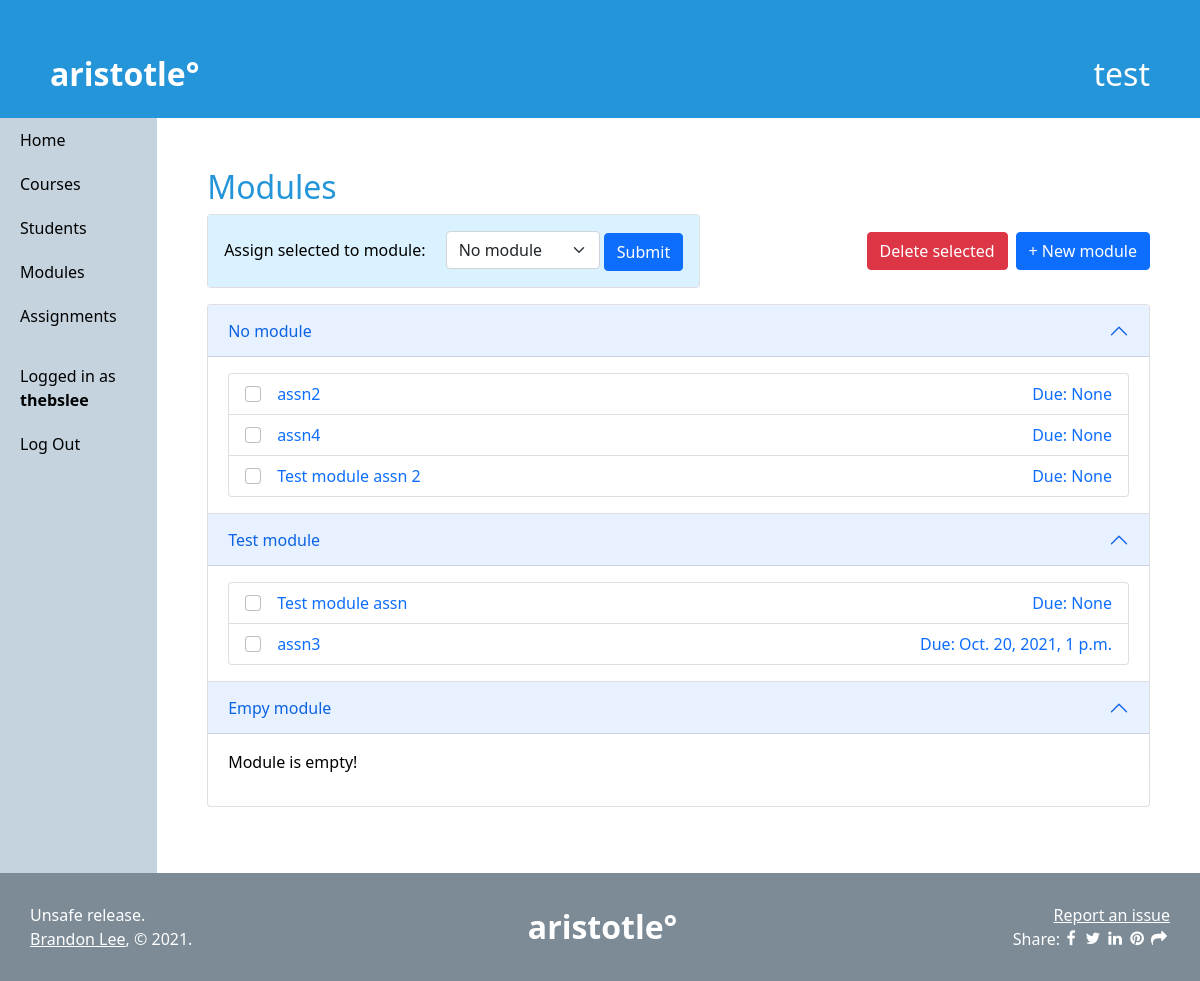
/forum/modules/ (signed in), run on the app's committed database.
### forum/models.py (models this page shows)
class Course(models.Model):
    name = models.CharField(max_length=100)
    owner = models.ForeignKey(
        settings.AUTH_USER_MODEL,
        on_delete=models.CASCADE,
        related_name='course_of_owner'
    )
    students = models.ManyToManyField(
        settings.AUTH_USER_MODEL,
        related_name='course_of_student',
        blank=True
    )
    uuid = models.UUIDField(
        default=uuid.uuid4,
        editable=False
    )

class Assignment(models.Model):
    course = models.ForeignKey(
        Course,
        on_delete=models.CASCADE,
        related_name='assignments_of_course'
    )
    module = models.ForeignKey(
        AssignmentModule,
        on_delete=models.CASCADE,
        related_name='assignments_of_module',
        null=True
    )
    title = models.CharField(max_length=100)
    start_datetime = models.DateTimeField(null=True, blank=True)
    end_datetime = models.DateTimeField(null=True, blank=True)
    description = models.TextField(max_length=10000, blank=True)
    total_points = models.FloatField(null=True, blank=True)

class AssignmentModule(models.Model):
    name = models.CharField(max_length=100)
    course = models.ForeignKey(
        Course,
        on_delete=models.CASCADE
    )
    class Meta:
        constraints = [
            models.UniqueConstraint(
                fields=['name', 'course'],
                name='unique name'
            )
        ]

### forum/views_folder/views_modules.py (the view)
# urls.py: path('modules/', views_modules.modules, name='modules'),
def modules(request):
    if not request.user.is_authenticated:
        return redirect('home')
    context = alwaysContext(request)
    course = Course.objects.filter(id=request.session.get('selected_course_id')).first()
    context["modules"] = [ModuleWrapper("No module", 0, Assignment.objects.filter(course=course, module=None))]
    for module in AssignmentModule.objects.filter(course=course):
        context["modules"].append(ModuleWrapper(module.name, module.id, Assignment.objects.filter(course=course, module=module).order_by("end_datetime")))
    return render(request, "modules.html", context)

### forum/views_folder/utilities.py (called while the page is built)
def alwaysContext(request):
    return {
        "username": request.user.username,
        "selected_course": Course.objects.filter(id=request.session.get('selected_course_id')).first()
    }

### forum/templates/modules.html (shortened to what this page needs)
{% extends 'base.html' %}
{% load static %}
{% block content %}
<h2>Modules</h2>
<form method="POST" action="{% url 'forum:modules' %}">
    {% if selected_course.owner == request.user %}
    <div class="mb-3" style="display: flex; flex-direction: row; justify-content: space-between; align-items: center;">
        <div class="card bluecard">
            <div class="card-body" style="max-width: 500px; flex-direction: row; align-items: center">
                <label class="me-3" style="flex-grow: 1; min-width: fit-content">Assign selected to module:</label>
                <select name="moduleassign" class="form-select" style="display: inline-block; width: fit-content">
                    {% for module in modules %}<option value="{{module.id}}">{{module.name}}</option>{% endfor %}
                </select>
                <input type="submit" value="Submit" name="moduleassign-submit" class="btn btn-primary" style="width: fit-content; height: fit-content">
            </div>
        </div>
        <div style="display: flex; flex-direction: row; align-items: center;">
            <input onclick="return confirmDelete()" type="submit" value="Delete selected" name="delete-submit" class="btn btn-danger me-2">
            <a href="{% url 'forum:createmodule' %}"><div class="btn btn-primary">+ New module</div></a>
        </div>
    </div>
    {% endif %}
    <div class="accordion" id="module-accordion">
    {% for module in modules %}
        <div class="accordion-item">
            <h3 class="accordion-header" id="heading{{module.id}}">
                <button class="accordion-button" type="button" data-bs-toggle="collapse" data-bs-target="#collapse{{module.id}}" aria-expanded="true" aria-controls="collapse{{module.id}}">
                    {{module.name}}
                </button>
            </h3>
            <div id="collapse{{module.id}}" class="accordion-collapse collapse show" aria-labelledby="heading{{module.id}}">
                <div class="accordion-body">
                    {% if module.assignments|length == 0 %}
                    <p>Module is empty!</p>
                    {% endif %}
                    <div class="list-group">
                        {% for assn in module.assignments %}
                        <label class="list-group-item" style="display: flex;">
                            {% if selected_course.owner == request.user %}
                            <input class="form-check-input me-3" type="checkbox" value="">
                            {% endif %}
                            <a href='{% url 'forum:assignmentdetails' assn.id %}' style="flex: 1 2 auto">
                                <div class="cutebox" style="background-color: var(--main-background-overlay); display: flex; flex-direction: row; justify-content: space-between;">
                                    <span>{{assn.title}}</span>
                                    <span>Due: {{assn.end_datetime}}</span>
                                </div>
                            </a>
                        </label>
                        {% endfor %}
                    </div>
                </div>
            </div>
        </div>
    {% endfor %}
    </div>
</form>
{% endblock %}

### templates/base.html (shortened to what this page needs)
{% load static %}
<html>
    <head>
        <link rel="stylesheet" href="https://cdn.jsdelivr.net/npm/bootstrap@5.1.0/dist/css/bootstrap.min.css">
        <link rel="stylesheet" href="https://cdn.jsdelivr.net/npm/bootstrap-icons@1.5.0/font/bootstrap-icons.css">
        <link rel="stylesheet" href="{% static 'css/main.css' %}">
    </head>
    <body>
        <a href="{% url 'home' %}">
            <div id=pagehead>
                <div style="display:flex; flex-direction: row; align-items: center;">
                    aristotle°
                </div>
                <div style="font-weight: normal">
                    {{selected_course.name}}
                </div>
            </div>
        </a>
        <div id="fullcontainer">
            {% if username %}
            <div id="navbar">
                <ul>
                    <a href="{% url 'home' %}"><li>Home</li></a>
                    <a href="{% url 'forum:courses' %}"><li>Courses</li></a>
                    {% if selected_course %}
                    {% if selected_course.owner == request.user %}<a href="{% url 'forum:students' %}"><li>Students</li></a>{% endif %}
                    <a href="{% url 'forum:modules' %}"><li>Modules</li></a>
                    <a href="{% url 'forum:assignments' %}"><li>Assignments</li></a>
                    {% endif %}
                </ul>
                <ul>
                    <li>Logged in as <b>{{username}}</b></li>
                    <a href="{% url 'authentication:logout' %}"><li>Log Out</li></a>
                </ul>
            </div>
            {% endif %}
            <div id="content">
                {% block content %}
                {% endblock %}
            </div>
        </div>
        <div id="pagefoot">
            <span>Unsafe release.<br><a href="http://brandonssandbox.com" style="color:var(--always-white); text-decoration: underline;">Brandon Lee</a>, &#169; 2021.</span>
            <a href="{% url 'home' %}" style="font-size: xx-large; font-weight: bold; color: white">aristotle°</a>
            <div>
                <div style="text-align: right;">
                    <a href="https://github.com/dabslee/aristotle/issues" style="color:var(--always-white); text-decoration: underline;">Report an issue</a>
                    <br>
                    <div style="display: flex; flex-direction: row;">
                        Share: <br>
                        <div id='shareLinks' style='display:flex;flex-direction:row;font-size: 16px;'> <link rel="stylesheet" href="https://cdnjs.cloudflare.com/ajax/libs/font-awesome/4.7.0/css/font-awesome.min.css"> <a id="Facebook-share-icon" class="fa fa-facebook" target="_blank"></a> <a id="Twitter-share-icon" class="fa fa-twitter" target="_blank"></a> <a id="LinkedIn-share-icon" class="fa fa-linkedin" target="_blank"></a> <a id="Pinterest-share-icon" class="fa fa-pinterest" target="_blank"></a> <a class="fa fa-share" href="javascript:void(0);" onclick="copyUrlToClipboard()"></a> </div>
                    </div>
                </div>
            </div>
        </div>
    </body>
</html>

### static/css/main.css (style rules this page uses)
:root { --aristotle-blue: #2395d8; --aristotle-blue-text: #2395d8; --light-aristotle-blue: #daf1ff; --fog-gray: #c4d3dd; --dark-fog-gray: #a0b5c4; --extra-dark-fog-gray: #7c8b96; --main-margin: 50px; --transition-time: 0.2s; --button-green: #33aa33; --button-red: #df3838; --white-text: white; --black-text: black; --main-background: white; --main-background-overlay: rgba(255, 255, 255, 0.7); --input-background: white; --always-white: white; --muted-gray: #eee; }
html { background-color: var(--main-background); transition: var(--transition-time); }
body { background-color: var(--main-background); margin: 0px; display: flex; height: 100%; flex-direction: column; color: var(--black-text); transition: var(--transition-time); }
#pagehead { color: var(--always-white); background-color: var(--aristotle-blue); font-size: xx-large; font-weight: bold; padding: var(--main-margin); padding-bottom: 20px; justify-content: space-between; display: flex; flex-direction: row; transition: var(--transition-time); }
a { text-decoration: none; }
#fullcontainer { background-color: var(--main-background); display: flex; flex-direction: row; flex: 1; }
#pagefoot { display: flex; flex-direction: row; padding: 30px; min-height: fit-content; align-items: center; justify-content: space-between; color: var(--always-white); background-color: var(--extra-dark-fog-gray); transition: var(--transition-time); }
#content { background-color: var(--main-background); margin: var(--main-margin); width: 100%; height: fit-content; }
#navbar { background-color: var(--fog-gray); height: 100%; display: flex; flex-direction: column; width: 200px; transition: var(--transition-time); }
#navbar ul { list-style-type: none; padding-left: 0; }
#navbar li { padding: 10px 20px; color: var(--black-text); }
#navbar a li { cursor: pointer; }
h2 { color: var(--aristotle-blue-text); }
.bluecard .card-body { background-color: var(--light-aristotle-blue); }

### templates/base.html (style rules this page uses)
.fa { text-decoration: none; color: #ffffff; border-radius: 0%; padding: 0px; padding-top: 3px; padding-bottom: -3px; margin: 0 1px; width: 20px; height: 20px; text-align: center; }

### data on the page
Course: name "test"
Assignment: title "assn2", end_datetime "None"
Assignment: title "assn4", end_datetime "None"
Assignment: title "Test module assn 2", end_datetime "None"
AssignmentModule: name "Test module"
Assignment: title "Test module assn", end_datetime "None"
Assignment: title "assn3", end_datetime "Oct. 20, 2021, 1 p.m."
AssignmentModule: name "Empy module"

### other printed values
{{ username }} "thebslee"
{{ module.name }} "No module"
form field moduleassign "No module"
